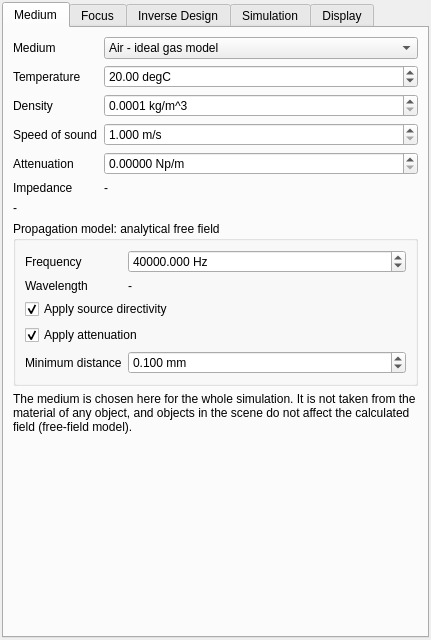
<?xml version="1.0" encoding="UTF-8"?>
<ui version="4.0">
 <class>AcousticsPanel</class>
 <widget class="QWidget" name="AcousticsPanel">
  <property name="geometry"><rect><x>0</x><y>0</y><width>420</width><height>640</height></rect></property>
  
  <layout class="QVBoxLayout" name="outerLayout"><property name="leftMargin"><number>2</number></property><property name="topMargin"><number>2</number></property><property name="rightMargin"><number>2</number></property><property name="bottomMargin"><number>2</number></property><item><widget class="QTabWidget" name="tabs"><widget class="QWidget" name="mediumTab"><attribute name="title"><string>Medium</string></attribute><layout class="QVBoxLayout" name="mediumLayout"><item><layout class="QFormLayout" name="mediumForm"><item row="0" column="0"><widget class="QLabel" name="mediumFormLabel0"><property name="text"><string>Medium</string></property></widget></item><item row="0" column="1"><widget class="QComboBox" name="mediumPreset"><item><property name="text"><string>Air - ideal gas model</string></property></item><item><property name="text"><string>Water - nominal values</string></property></item><item><property name="text"><string>Custom</string></property></item></widget></item><item row="1" column="0"><widget class="QLabel" name="mediumFormLabel1"><property name="text"><string>Temperature</string></property></widget></item><item row="1" column="1"><widget class="QDoubleSpinBox" name="temperatureSpin"><property name="keyboardTracking"><bool>false</bool></property><property name="decimals"><number>2</number></property><property name="minimum"><double>-80</double></property><property name="maximum"><double>200</double></property><property name="singleStep"><double>1</double></property><property name="suffix"><string> degC</string></property><property name="value"><double>20</double></property></widget></item><item row="2" column="0"><widget class="QLabel" name="mediumFormLabel2"><property name="text"><string>Density</string></property></widget></item><item row="2" column="1"><widget class="QDoubleSpinBox" name="densitySpin"><property name="keyboardTracking"><bool>false</bool></property><property name="decimals"><number>4</number></property><property name="minimum"><double>0.0001</double></property><property name="maximum"><double>100000</double></property><property name="singleStep"><double>0.1</double></property><property name="suffix"><string> kg/m^3</string></property></widget></item><item row="3" column="0"><widget class="QLabel" name="mediumFormLabel3"><property name="text"><string>Speed of sound</string></property></widget></item><item row="3" column="1"><widget class="QDoubleSpinBox" name="soundSpeedSpin"><property name="keyboardTracking"><bool>false</bool></property><property name="decimals"><number>3</number></property><property name="minimum"><double>1</double></property><property name="maximum"><double>20000</double></property><property name="singleStep"><double>1</double></property><property name="suffix"><string> m/s</string></property></widget></item><item row="4" column="0"><widget class="QLabel" name="mediumFormLabel4"><property name="text"><string>Attenuation</string></property></widget></item><item row="4" column="1"><widget class="QDoubleSpinBox" name="attenuationSpin"><property name="keyboardTracking"><bool>false</bool></property><property name="decimals"><number>5</number></property><property name="minimum"><double>0</double></property><property name="maximum"><double>1000</double></property><property name="singleStep"><double>0.01</double></property><property name="suffix"><string> Np/m</string></property></widget></item><item row="5" column="0"><widget class="QLabel" name="mediumFormLabel5"><property name="text"><string>Impedance</string></property></widget></item><item row="5" column="1"><widget class="QLabel" name="impedanceValue"><property name="text"><string>-</string></property></widget></item></layout></item><item><widget class="QLabel" name="basisLabel"><property name="text"><string>-</string></property><property name="wordWrap"><bool>true</bool></property></widget></item><item><widget class="QGroupBox" name="modelGroup"><property name="title"><string>Propagation model: analytical free field</string></property><layout class="QFormLayout" name="modelForm"><item row="0" column="0"><widget class="QLabel" name="modelFormLabel0"><property name="text"><string>Frequency</string></property></widget></item><item row="0" column="1"><widget class="QDoubleSpinBox" name="frequencySpin"><property name="keyboardTracking"><bool>false</bool></property><property name="decimals"><number>3</number></property><property name="minimum"><double>0.001</double></property><property name="maximum"><double>1000000000.0</double></property><property name="singleStep"><double>1000</double></property><property name="suffix"><string> Hz</string></property><property name="value"><double>40000</double></property></widget></item><item row="1" column="0"><widget class="QLabel" name="modelFormLabel1"><property name="text"><string>Wavelength</string></property></widget></item><item row="1" column="1"><widget class="QLabel" name="wavelengthValue"><property name="text"><string>-</string></property></widget></item><item row="2" column="0" colspan="2"><widget class="QCheckBox" name="directivityCheck"><property name="text"><string>Apply source directivity</string></property><property name="checked"><bool>true</bool></property></widget></item><item row="3" column="0" colspan="2"><widget class="QCheckBox" name="attenuationCheck"><property name="text"><string>Apply attenuation</string></property><property name="checked"><bool>true</bool></property></widget></item><item row="4" column="0"><widget class="QLabel" name="modelFormLabel4"><property name="text"><string>Minimum distance</string></property></widget></item><item row="4" column="1"><widget class="QDoubleSpinBox" name="minDistanceSpin"><property name="keyboardTracking"><bool>false</bool></property><property name="decimals"><number>3</number></property><property name="minimum"><double>0.001</double></property><property name="maximum"><double>1000</double></property><property name="singleStep"><double>0.1</double></property><property name="suffix"><string> mm</string></property><property name="value"><double>0.1</double></property></widget></item></layout></widget></item><item><widget class="QLabel" name="mediumNote"><property name="text"><string>The medium is chosen here for the whole simulation. It is not taken from the material of any object, and objects in the scene do not affect the calculated field (free-field model).</string></property><property name="wordWrap"><bool>true</bool></property></widget></item><item><spacer name="mediumSpacer"><property name="orientation"><enum>Qt::Vertical</enum></property><property name="sizeHint" stdset="0"><size><width>10</width><height>20</height></size></property></spacer></item></layout></widget><widget class="QWidget" name="focusTab"><attribute name="title"><string>Focus</string></attribute><layout class="QVBoxLayout" name="focusLayout"><item><layout class="QFormLayout" name="focusForm"><item row="0" column="0"><widget class="QLabel" name="focusFormLabel0"><property name="text"><string>Array</string></property></widget></item><item row="0" column="1"><widget class="QComboBox" name="focusArrayCombo"></widget></item><item row="1" column="0"><widget class="QLabel" name="focusFormLabel1"><property name="text"><string>Target</string></property></widget></item><item row="1" column="1"><widget class="QComboBox" name="focusTargetCombo"></widget></item><item row="2" column="0"><widget class="QLabel" name="focusFormLabel2"><property name="text"><string>Position</string></property></widget></item><item row="2" column="1"><layout class="QHBoxLayout" name="focusPositionLayout"><item><widget class="QDoubleSpinBox" name="focusX"><property name="keyboardTracking"><bool>false</bool></property><property name="decimals"><number>4</number></property><property name="minimum"><double>-1000000.0</double></property><property name="maximum"><double>1000000.0</double></property><property name="singleStep"><double>0.01</double></property></widget></item><item><widget class="QDoubleSpinBox" name="focusY"><property name="keyboardTracking"><bool>false</bool></property><property name="decimals"><number>4</number></property><property name="minimum"><double>-1000000.0</double></property><property name="maximum"><double>1000000.0</double></property><property name="singleStep"><double>0.01</double></property></widget></item><item><widget class="QDoubleSpinBox" name="focusZ"><property name="keyboardTracking"><bool>false</bool></property><property name="decimals"><number>4</number></property><property name="minimum"><double>-1000000.0</double></property><property name="maximum"><double>1000000.0</double></property><property name="singleStep"><double>0.01</double></property></widget></item></layout></item><item row="3" column="0"><widget class="QLabel" name="focusFormLabel3"><property name="text"><string>Control</string></property></widget></item><item row="3" column="1"><widget class="QComboBox" name="focusControlCombo"><item><property name="text"><string>Narrowband phase (valid at one frequency)</string></property></item><item><property name="text"><string>True time delay (broadband)</string></property></item></widget></item><item row="4" column="0"><widget class="QLabel" name="focusFormLabel4"><property name="text"><string>Amplitude taper</string></property></widget></item><item row="4" column="1"><widget class="QComboBox" name="focusTaperCombo"><item><property name="text"><string>Uniform</string></property></item><item><property name="text"><string>Hann</string></property></item><item><property name="text"><string>Hamming</string></property></item><item><property name="text"><string>Cosine</string></property></item></widget></item></layout></item><item><layout class="QHBoxLayout" name="focusButtons"><item><widget class="QPushButton" name="focusCalculateButton"><property name="text"><string>Calculate</string></property></widget></item><item><widget class="QPushButton" name="focusApplyButton"><property name="text"><string>Apply to Array</string></property><property name="enabled"><bool>false</bool></property></widget></item><item><spacer name="focusButtonsSpacer"><property name="orientation"><enum>Qt::Horizontal</enum></property><property name="sizeHint" stdset="0"><size><width>20</width><height>10</height></size></property></spacer></item></layout></item><item><widget class="QTableWidget" name="focusTable"><property name="alternatingRowColors"><bool>true</bool></property><property name="selectionBehavior"><enum>QAbstractItemView::SelectRows</enum></property><property name="editTriggers"><set>QAbstractItemView::NoEditTriggers</set></property><attribute name="horizontalHeaderStretchLastSection"><bool>true</bool></attribute><attribute name="verticalHeaderVisible"><bool>false</bool></attribute><column><property name="text"><string>Element</string></property></column><column><property name="text"><string>Distance</string></property></column><column><property name="text"><string>Phase (deg)</string></property></column><column><property name="text"><string>Delay (us)</string></property></column><column><property name="text"><string>Weight</string></property></column></widget></item><item><widget class="QLabel" name="focusNote"><property name="text"><string>Focusing sets the element phases or delays so the waves arrive together at the target. Whether a focus actually forms is shown only by a field simulation.</string></property><property name="wordWrap"><bool>true</bool></property></widget></item></layout></widget><widget class="QWidget" name="inverseTab"><attribute name="title"><string>Inverse Design</string></attribute><layout class="QVBoxLayout" name="inverseLayout"><item><layout class="QFormLayout" name="inverseForm"><item row="0" column="0"><widget class="QLabel" name="inverseFormLabel0"><property name="text"><string>Array</string></property></widget></item><item row="0" column="1"><widget class="QComboBox" name="inverseArrayCombo"></widget></item><item row="1" column="0"><widget class="QLabel" name="inverseFormLabel1"><property name="text"><string>Regularization</string></property></widget></item><item row="1" column="1"><widget class="QLineEdit" name="regularizationEdit"><property name="placeholderText"><string>relative, e.g. 1e-6</string></property></widget></item><item row="2" column="0"><widget class="QLabel" name="inverseFormLabel2"><property name="text"><string>Amplitude limit</string></property></widget></item><item row="2" column="1"><widget class="QLineEdit" name="amplitudeLimitEdit"><property name="placeholderText"><string>Pa at 1 m; empty = no limit</string></property></widget></item><item row="3" column="0"><widget class="QLabel" name="inverseFormLabel3"><property name="text"><string>Accuracy tolerance</string></property></widget></item><item row="3" column="1"><widget class="QDoubleSpinBox" name="toleranceSpin"><property name="keyboardTracking"><bool>false</bool></property><property name="decimals"><number>2</number></property><property name="minimum"><double>0.01</double></property><property name="maximum"><double>100</double></property><property name="singleStep"><double>1</double></property><property name="suffix"><string> %</string></property><property name="value"><double>5</double></property></widget></item></layout></item><item><layout class="QHBoxLayout" name="inverseButtons"><item><widget class="QPushButton" name="inverseSolveButton"><property name="text"><string>Solve for Targets</string></property></widget></item><item><widget class="QPushButton" name="inverseApplyButton"><property name="text"><string>Apply to Array</string></property><property name="enabled"><bool>false</bool></property></widget></item><item><spacer name="inverseButtonsSpacer"><property name="orientation"><enum>Qt::Horizontal</enum></property><property name="sizeHint" stdset="0"><size><width>20</width><height>10</height></size></property></spacer></item></layout></item><item><widget class="QLabel" name="inverseSummary"><property name="text"><string>Add target points to the scene, then solve.</string></property><property name="wordWrap"><bool>true</bool></property></widget></item><item><widget class="QTableWidget" name="inverseTable"><property name="alternatingRowColors"><bool>true</bool></property><property name="selectionBehavior"><enum>QAbstractItemView::SelectRows</enum></property><property name="editTriggers"><set>QAbstractItemView::NoEditTriggers</set></property><attribute name="horizontalHeaderStretchLastSection"><bool>true</bool></attribute><attribute name="verticalHeaderVisible"><bool>false</bool></attribute><column><property name="text"><string>Target</string></property></column><column><property name="text"><string>Desired |P| (Pa)</string></property></column><column><property name="text"><string>Achieved |P| (Pa)</string></property></column><column><property name="text"><string>Magnitude error (%)</string></property></column><column><property name="text"><string>Phase error (deg)</string></property></column><column><property name="text"><string>Weight</string></property></column></widget></item><item><widget class="QPlainTextEdit" name="inverseNotes"><property name="readOnly"><bool>true</bool></property><property name="maximumSize"><size><width>16777215</width><height>110</height></size></property></widget></item></layout></widget><widget class="QWidget" name="simulationTab"><attribute name="title"><string>Simulation</string></attribute><layout class="QVBoxLayout" name="simulationLayout"><item><layout class="QFormLayout" name="simulationForm"><item row="0" column="0"><widget class="QLabel" name="simulationFormLabel0"><property name="text"><string>Region</string></property></widget></item><item row="0" column="1"><widget class="QComboBox" name="regionCombo"></widget></item></layout></item><item><widget class="QLabel" name="estimateLabel"><property name="text"><string>Add a field region to the scene.</string></property><property name="wordWrap"><bool>true</bool></property></widget></item><item><widget class="QLabel" name="warningLabel"><property name="text"><string></string></property><property name="wordWrap"><bool>true</bool></property></widget></item><item><layout class="QHBoxLayout" name="simulationButtons"><item><widget class="QPushButton" name="runButton"><property name="text"><string>Run Field Simulation</string></property><property name="enabled"><bool>false</bool></property></widget></item><item><spacer name="simulationButtonsSpacer"><property name="orientation"><enum>Qt::Horizontal</enum></property><property name="sizeHint" stdset="0"><size><width>20</width><height>10</height></size></property></spacer></item></layout></item><item><widget class="QGroupBox" name="resultsGroup"><property name="title"><string>Results of this session</string></property><layout class="QVBoxLayout" name="resultsLayout"><item><widget class="QListWidget" name="resultList"/></item><item><layout class="QHBoxLayout" name="resultButtons"><item><widget class="QPushButton" name="removeResultButton"><property name="text"><string>Remove</string></property><property name="enabled"><bool>false</bool></property></widget></item><item><widget class="QCheckBox" name="showFieldCheck"><property name="text"><string>Show field</string></property><property name="checked"><bool>true</bool></property></widget></item><item><spacer name="resultButtonsSpacer"><property name="orientation"><enum>Qt::Horizontal</enum></property><property name="sizeHint" stdset="0"><size><width>20</width><height>10</height></size></property></spacer></item></layout></item></layout></widget></item></layout></widget><widget class="QWidget" name="displayTab"><attribute name="title"><string>Display</string></attribute><layout class="QVBoxLayout" name="displayLayout"><item><layout class="QFormLayout" name="displayForm"><item row="0" column="0"><widget class="QLabel" name="displayFormLabel0"><property name="text"><string>Quantity</string></property></widget></item><item row="0" column="1"><widget class="QComboBox" name="quantityCombo"><item><property name="text"><string>Pressure magnitude</string></property></item><item><property name="text"><string>Pressure phase</string></property></item><item><property name="text"><string>Instantaneous pressure</string></property></item><item><property name="text"><string>Relative intensity</string></property></item></widget></item><item row="1" column="0"><widget class="QLabel" name="displayFormLabel1"><property name="text"><string>Colour scale</string></property></widget></item><item row="1" column="1"><widget class="QComboBox" name="normalizationCombo"><item><property name="text"><string>Normalized to this result's maximum</string></property></item><item><property name="text"><string>Absolute (pascal)</string></property></item></widget></item><item row="2" column="0"><widget class="QLabel" name="displayFormLabel2"><property name="text"><string>Scale top</string></property></widget></item><item row="2" column="1"><widget class="QDoubleSpinBox" name="absoluteScaleSpin"><property name="keyboardTracking"><bool>false</bool></property><property name="decimals"><number>6</number></property><property name="minimum"><double>1e-09</double></property><property name="maximum"><double>1000000000000.0</double></property><property name="singleStep"><double>1</double></property><property name="suffix"><string> Pa</string></property><property name="value"><double>1</double></property></widget></item><item row="3" column="0" colspan="2"><widget class="QCheckBox" name="animateCheck"><property name="text"><string>Animate instantaneous pressure</string></property></widget></item><item row="4" column="0"><widget class="QLabel" name="displayFormLabel4"><property name="text"><string>Playback speed</string></property></widget></item><item row="4" column="1"><widget class="QDoubleSpinBox" name="animationRateSpin"><property name="keyboardTracking"><bool>false</bool></property><property name="decimals"><number>2</number></property><property name="minimum"><double>0.01</double></property><property name="maximum"><double>10</double></property><property name="singleStep"><double>0.1</double></property><property name="suffix"><string> cycles/s</string></property><property name="value"><double>0.5</double></property></widget></item></layout></item><item><widget class="QLabel" name="displayDescription"><property name="text"><string>No field is displayed.</string></property><property name="wordWrap"><bool>true</bool></property></widget></item><item><widget class="QGroupBox" name="sliceGroup"><property name="title"><string>Slices through a volume</string></property><layout class="QFormLayout" name="sliceForm"><item row="0" column="0" colspan="2"><layout class="QHBoxLayout" name="sliceULayout"><item><widget class="QCheckBox" name="sliceUCheck"><property name="text"><string>Across U</string></property><property name="checked"><bool>true</bool></property></widget></item><item><widget class="QSlider" name="sliceUSlider"><property name="maximum"><number>1000</number></property><property name="value"><number>500</number></property><property name="orientation"><enum>Qt::Horizontal</enum></property></widget></item></layout></item><item row="1" column="0" colspan="2"><layout class="QHBoxLayout" name="sliceVLayout"><item><widget class="QCheckBox" name="sliceVCheck"><property name="text"><string>Across V</string></property><property name="checked"><bool>true</bool></property></widget></item><item><widget class="QSlider" name="sliceVSlider"><property name="maximum"><number>1000</number></property><property name="value"><number>500</number></property><property name="orientation"><enum>Qt::Horizontal</enum></property></widget></item></layout></item><item row="2" column="0" colspan="2"><layout class="QHBoxLayout" name="sliceWLayout"><item><widget class="QCheckBox" name="sliceWCheck"><property name="text"><string>Across W</string></property><property name="checked"><bool>true</bool></property></widget></item><item><widget class="QSlider" name="sliceWSlider"><property name="maximum"><number>1000</number></property><property name="value"><number>500</number></property><property name="orientation"><enum>Qt::Horizontal</enum></property></widget></item></layout></item></layout></widget></item><item><spacer name="displaySpacer"><property name="orientation"><enum>Qt::Vertical</enum></property><property name="sizeHint" stdset="0"><size><width>10</width><height>20</height></size></property></spacer></item></layout></widget></widget></item></layout>
 </widget>
 <resources/>
 <connections/>
</ui>
